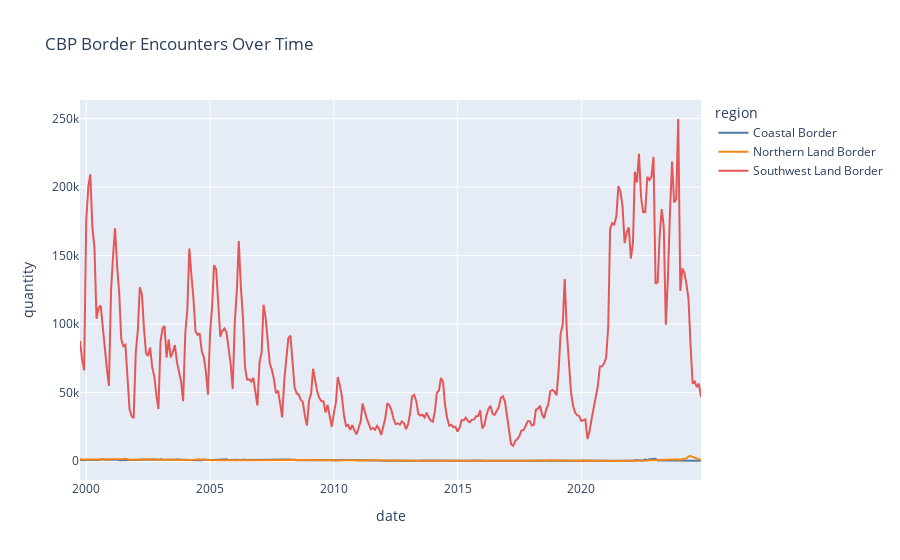

Notebook cell for this chart:
### Markdown cell above
## Graphing and Analysis

Now that the data is using standard dates, we can graph it with Plotly like this:

### Code cell
px.line(
    df,
    x="date",
    y="quantity",
    color="region",
    title="CBP Border Encounters Over Time",
    color_discrete_sequence=px.colors.qualitative.T10,
)

### Figure 1 — Plotly figure (JSON) as saved in the notebook; plotly's stock layout.template omitted (floating-point values rounded to 4 significant figures; data arrays with more than 128 entries replaced by an {"elided": "..."} marker saying what was removed)
{"data": [{"hovertemplate": "region=Coastal Border<br>date=%{x}<br>quantity=%{y}<extra></extra>", "legendgroup": "Coastal Border", "line": {"color": "#4C78A8", "dash": "solid"}, "marker": {"symbol": "circle"}, "mode": "lines", "name": "Coastal Border", "orientation": "v", "showlegend": true, "type": "scatter", "x": {"elided": "302 str values"}, "xaxis": "x", "y": {"elided": "302 int values"}, "yaxis": "y"}, {"hovertemplate": "region=Northern Land Border<br>date=%{x}<br>quantity=%{y}<extra></extra>", "legendgroup": "Northern Land Border", "line": {"color": "#F58518", "dash": "solid"}, "marker": {"symbol": "circle"}, "mode": "lines", "name": "Northern Land Border", "orientation": "v", "showlegend": true, "type": "scatter", "x": {"elided": "302 str values"}, "xaxis": "x", "y": {"elided": "302 int values"}, "yaxis": "y"}, {"hovertemplate": "region=Southwest Land Border<br>date=%{x}<br>quantity=%{y}<extra></extra>", "legendgroup": "Southwest Land Border", "line": {"color": "#E45756", "dash": "solid"}, "marker": {"symbol": "circle"}, "mode": "lines", "name": "Southwest Land Border", "orientation": "v", "showlegend": true, "type": "scatter", "x": {"elided": "302 str values"}, "xaxis": "x", "y": {"elided": "302 int values"}, "yaxis": "y"}], "layout": {"legend": {"title": {"text": "region"}, "tracegroupgap": 0}, "title": {"text": "CBP Border Encounters Over Time"}, "xaxis": {"anchor": "y", "domain": [0, 1], "title": {"text": "date"}}, "yaxis": {"anchor": "x", "domain": [0, 1], "title": {"text": "quantity"}}}}
